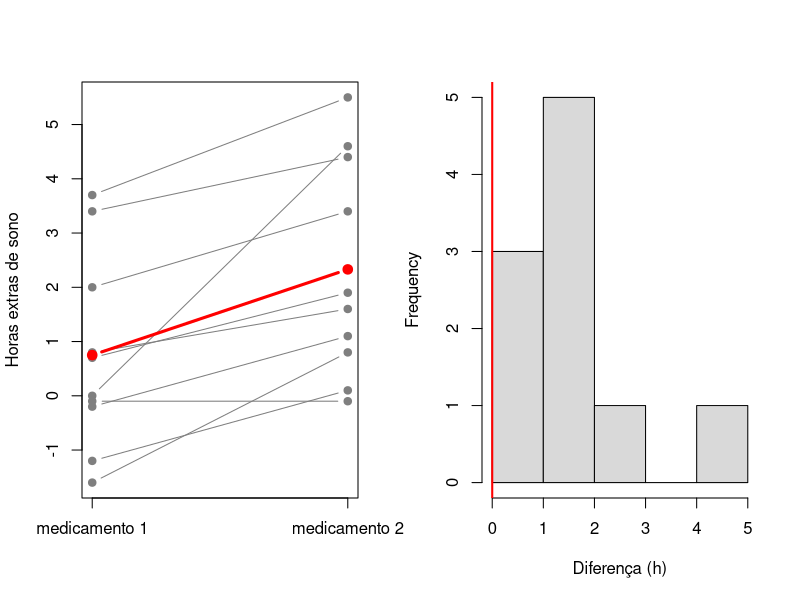
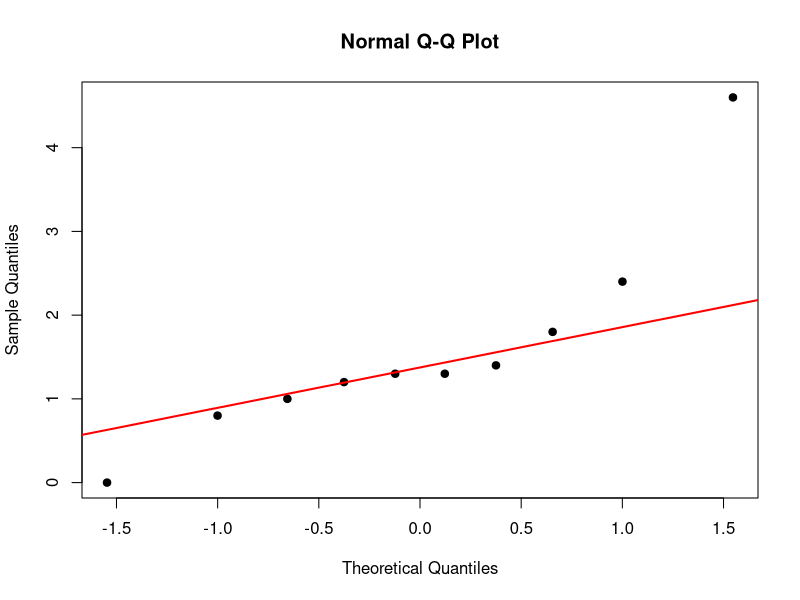

Recreate these plots in R, in order.
# Teste t pareado: exemplo completo ----
# Pacote: apenas o stats (já vem com o R). Dados: sleep.

# 1. Dados: horas extras de sono de 10 pacientes com dois medicamentos
#    Fonte original: Cushny e Peebles (1905); usados por Student (1908).
medicamento1 <- sleep$extra[sleep$group == 1]
medicamento2 <- sleep$extra[sleep$group == 2]
d <- medicamento2 - medicamento1
data.frame(paciente = 1:10, medicamento1, medicamento2, diferenca = d)
c(media_das_diferencas = mean(d), dp_das_diferencas = sd(d))

# 2. Diagnóstico gráfico: perfis individuais e distribuição das diferenças
par(mfrow = c(1, 2))
matplot(rbind(medicamento1, medicamento2), type = "b", pch = 19, lty = 1, col = "gray50",
        xaxt = "n", xlab = "", ylab = "Horas extras de sono")
axis(1, at = 1:2, labels = c("medicamento 1", "medicamento 2"))
lines(c(mean(medicamento1), mean(medicamento2)), col = "red", lwd = 3, type = "b", pch = 19)
hist(d, col = "gray85", xlab = "Diferença (h)", main = ""); abline(v = 0, col = "red", lwd = 2)
par(mfrow = c(1, 1))

# 3. Pressuposto: normalidade das DIFERENÇAS (não das medidas originais)
shapiro.test(d)
qqnorm(d, pch = 19); qqline(d, col = "red", lwd = 2)

# 4. Teste t pareado
t.test(medicamento2, medicamento1, paired = TRUE)

# 5. É exatamente um teste t de uma amostra sobre as diferenças
t.test(d, mu = 0)

# 6. O que se perderia ignorando o pareamento
t.test(medicamento2, medicamento1, var.equal = TRUE)
cor(medicamento1, medicamento2)        # é esta correlação que o pareamento aproveita

# 7. Tamanho do efeito
mean(d) / sd(d)

# 8. Alternativas não paramétricas
wilcox.test(d, mu = 0)
binom.test(sum(d > 0), sum(d != 0))    # teste do sinal
